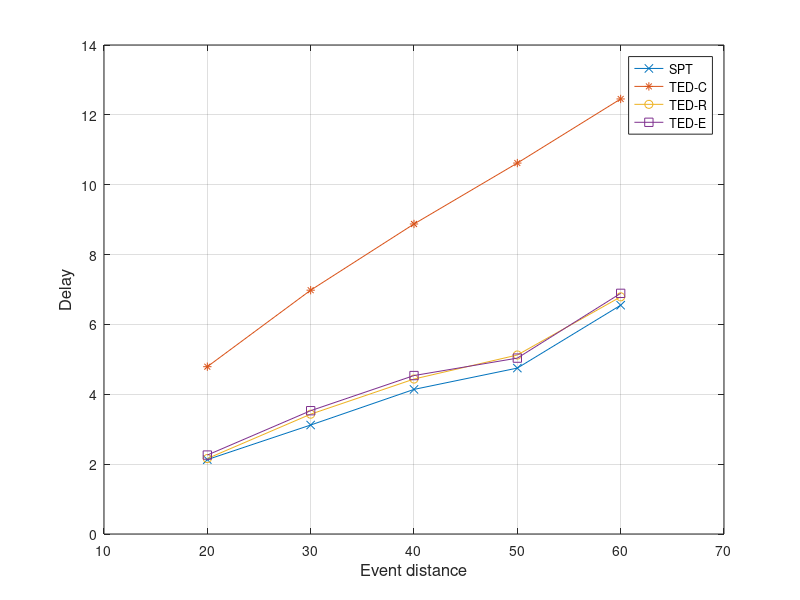

Source code (MATLAB):
x = [20 30 40 50 60]
y = [2.13 3.12 4.14 4.75 6.55]
y1 = [4.79 6.9801875 8.87575 10.619875 12.4554375]
y2 = [2.16 3.430375 4.4365 5.1245625 6.79]
y3 = [2.26 3.530375 4.5365 5.0355625 6.89]
plot(x, y, '-x', x, y1, '-*', x, y2, '-o', x, y3, '-s')
axis([10 70 0 14])
xlabel('Event distance', 'fontsize',12)
ylabel('Delay','fontsize',12)
legend('SPT', 'TED-C', 'TED-R', 'TED-E')
grid on
%set(h, 'Box', 'on')
